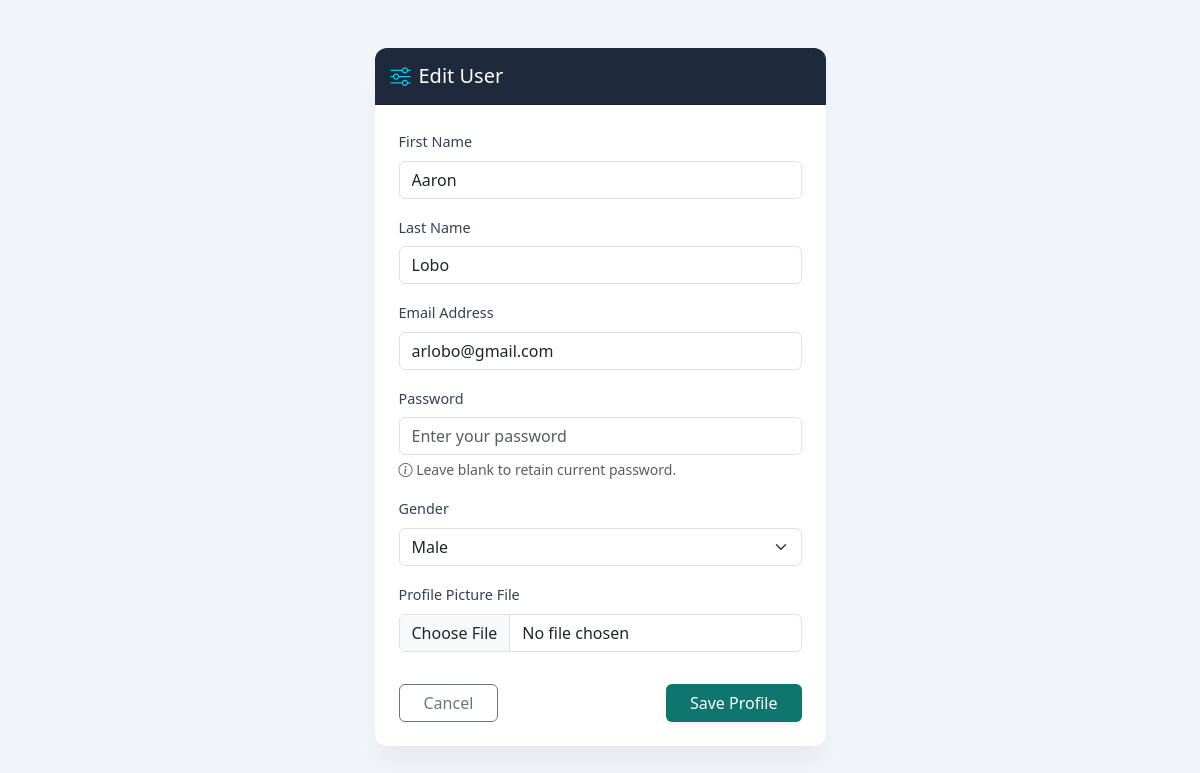
The page /users/2/edit/ (signed in) on the database its author committed.
### registration/models.py (models this page shows, shortened)
class UserRegistration(models.Model):
    first_name = models.CharField(max_length=100)
    last_name = models.CharField(max_length=100)
    email = models.EmailField(max_length=250)
    password = models.CharField(max_length=150)
    date_registered = models.DateTimeField(auto_now_add=True)
    gender = models.CharField(max_length=16)
    profile_picture = models.ImageField(
        upload_to='profile_pictures/',
        blank=True,
        null=True
    )

### registration/views.py (the view)
    def wrapper(request, *args, **kwargs):
        if not request.session.get('user_id'):
            return redirect(f"{reverse('registration:login_html')}?next={request.path}")
        return fn(request, *args, **kwargs)

### registration/views.py (called while the page is built, shortened)
def login_required_view(fn):
    def wrapper(request, *args, **kwargs):
        if not request.session.get('user_id'):
            return redirect(f"{reverse('registration:login_html')}?next={request.path}")
        return fn(request, *args, **kwargs)
    wrapper.__name__ = fn.__name__
    return wrapper

@login_required_view
def user_update_html(request, pk):
    user = get_object_or_404(UserRegistration, pk=pk)
    return render(request, 'registration/user_form.html', {
        'title': 'Edit User',
        'user': user,
    })

### registration/templates/registration/user_form.html (shortened to what this page needs)
<!doctype html>
<html lang="en">
<head>
    <link href="https://cdn.jsdelivr.net/npm/bootstrap@5.3.2/dist/css/bootstrap.min.css" rel="stylesheet">
    <link rel="stylesheet" href="https://cdn.jsdelivr.net/npm/bootstrap-icons@1.11.1/font/bootstrap-icons.css">
</head>
<body>
<div class="container py-5">
    <div class="row justify-content-center">
        <div class="col-md-6 col-lg-5">
            <div class="card">
                <div class="card-header card-header-slate py-3">
                    <h5 class="mb-0 d-flex align-items-center fw-medium">
                        <i class="bi bi-sliders me-2 text-info"></i> {{ title }}
                    </h5>
                </div>
                <div class="card-body p-4">
                    <form method="post" enctype="multipart/form-data">
                        <div class="mb-3">
                            <label class="form-label">First Name</label>
                            <input type="text" name="first_name" class="form-control" placeholder="Enter first name" value="{% if user %}{{ user.first_name }}{% endif %}" required>
                        </div>
                        <div class="mb-3">
                            <label class="form-label">Last Name</label>
                            <input type="text" name="last_name" class="form-control" placeholder="Enter last name" value="{% if user %}{{ user.last_name }}{% endif %}" required>
                        </div>
                        <div class="mb-3">
                            <label class="form-label">Email Address</label>
                            <input type="email" name="email" class="form-control" placeholder="Enter your email" value="{% if user %}{{ user.email }}{% endif %}" required>
                        </div>
                        <div class="mb-3">
                            <label class="form-label">Password</label>
                            <input type="password" name="password" class="form-control" placeholder="Enter your password" {% if not user %}required{% endif %}>
                            {% if user %}
                                <div class="form-text text-muted small"><i class="bi bi-info-circle"></i> Leave blank to retain current password.</div>
                            {% endif %}
                        </div>
                        <div class="mb-3">
                            <label class="form-label">Gender</label>
                            <select name="gender" class="form-select">
                                <option value="Male" {% if user and user.gender == "Male" %}selected{% endif %}>Male</option>
                            </select>
                        </div>
                        <div class="mb-4">
                            <label class="form-label">Profile Picture File</label>
                            <input type="file" name="profile_picture" class="form-control">
                        </div>
                        <div class="d-flex justify-content-between pt-2">
                            <a href="{% url 'registration:users_html' %}" class="btn btn-outline-secondary px-4">Cancel</a>
                            <button type="submit" class="btn btn-teal px-4 shadow-sm">Save Profile</button>
                        </div>
                    </form>
                </div>
            </div>
        </div>
    </div>
</div>
</body>
</html>

### registration/templates/registration/user_form.html (style rules this page uses)
body { background-color: #f1f5f9; font-family: 'Segoe UI', Tahoma, Geneva, Verdana, sans-serif; }
.card { border: none; border-radius: 12px; box-shadow: 0 20px 25px -5px rgba(0,0,0,0.05); background-color: #ffffff; }
.card-header-slate { background-color: #1e293b; color: #ffffff; border-top-left-radius: 12px !important; border-top-right-radius: 12px !important; }
.form-label { font-weight: 500; color: #334155; font-size: 0.9rem; }
.btn-teal { background-color: #0f766e; color: white; border: none; }

### rows shown on the page
UserRegistration: first_name "Aaron", last_name "Lobo", email "arlobo@gmail.com", gender "Male"

### other values the page prints
{{ title }} "Edit User"
